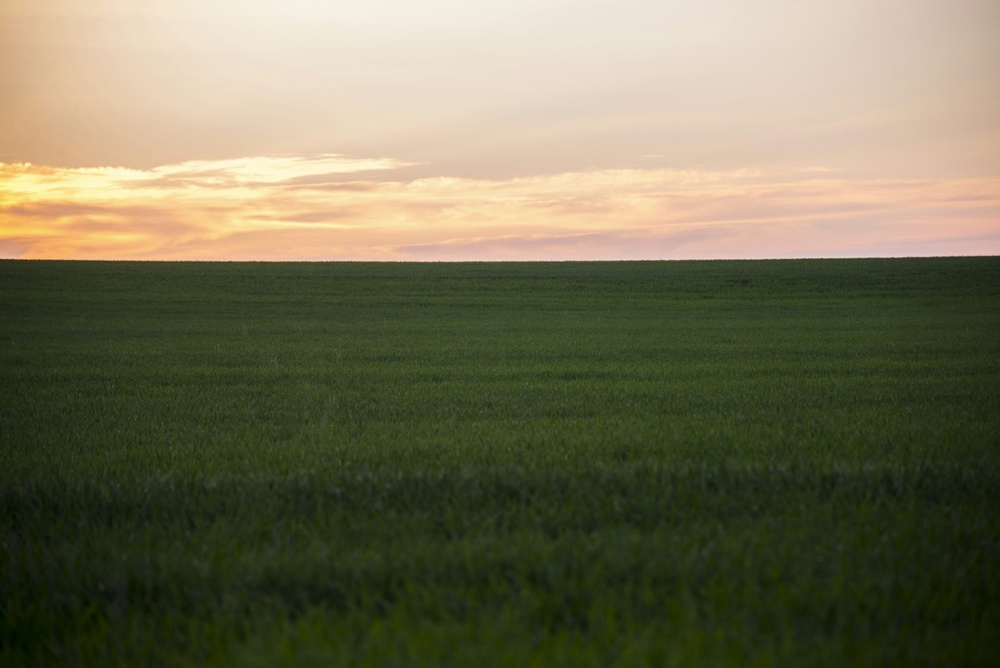
#> input picture Aula 13/imagem_bordas.jpg, 1000 x 668 px, shrunk from 3000 x 2003 before the run, given in place of the camera
$ jupyter execute arquivo8.ipynb
#> lines starting #> are read from the running program, lines starting #| are printed output that depends on the picture; after the words box and inside, x2 and y2 are one past the last pixel; in counts of white or black regions, pixels touching at a corner belong together
#> further down, frame is the input picture: shape (668, 1000, 3); mean B, G, R 85.6, 112.4, 115.3
[cell 1]
import cv2
import numpy as np

def detectar_e_desenhar_cantos_harris(frame_bgr, limiar_harris_percentual=0.01):
    """
    Aplica o Harris Corner Detector em um frame e desenha os cantos detectados.

    Parâmetros:
    - frame_bgr (numpy.ndarray): O frame de vídeo no formato BGR.
    - limiar_harris_percentual (float): A proporção do valor máximo da matriz Harris
      que define o limiar para um ponto ser considerado um "canto". (e.g., 0.01 = 1%)

    Retorna:
    - int: O número de cantos detectados que passaram do limiar.
    - numpy.ndarray: O frame com os cantos marcados.
    """
#> called with limiar_harris_percentual = 0.01

    # 1. Converter para escala de cinza
    imagem_cinza = cv2.cvtColor(frame_bgr, cv2.COLOR_BGR2GRAY)
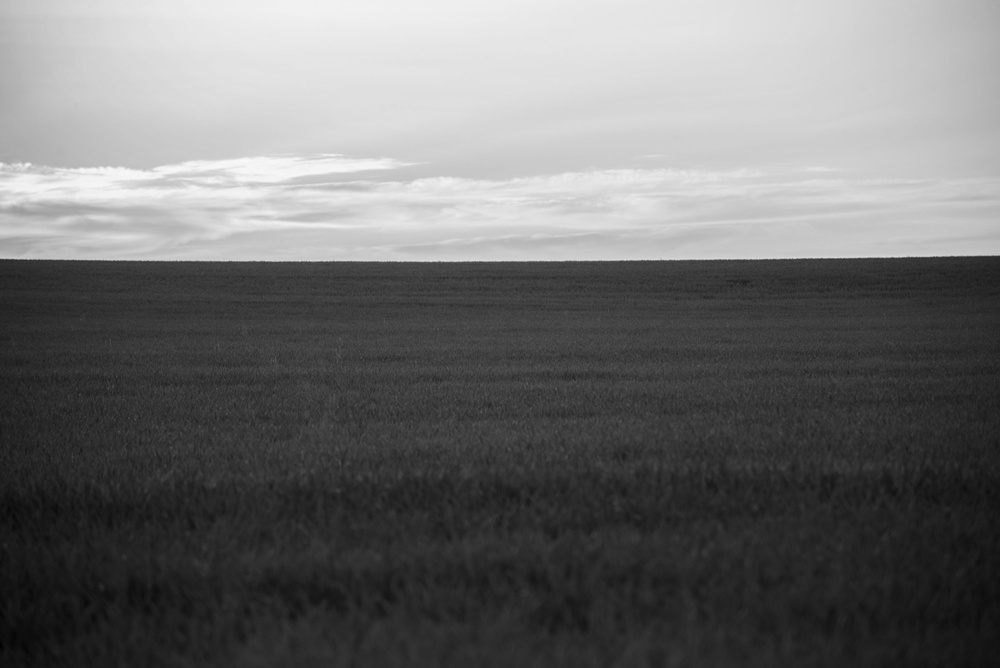
#> imagem_cinza: shape (668, 1000); min 2, max 248, mean 110.2

    # 2. Converter para float32 (necessário para cv2.cornerHarris)
    imagem_cinza_float = np.float32(imagem_cinza)

    # 3. Aplicar Harris Corner Detector
    # cv2.cornerHarris(src, blockSize, ksize, k)
    # blockSize: Vizinhança para consideração do detector (geralmente 2)
    # ksize: Tamanho do kernel Sobel (geralmente 3)
    # k: Parâmetro Harris (geralmente 0.04)
    matriz_harris = cv2.cornerHarris(imagem_cinza_float, 2, 3, 0.04)
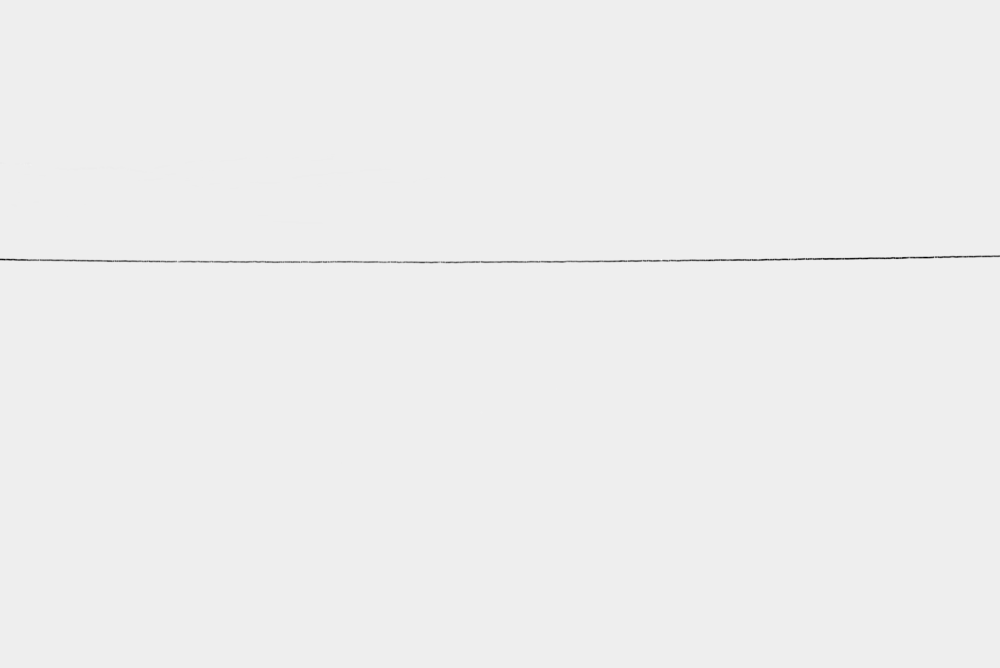
#> matriz_harris: shape (668, 1000) float32; min -12169969, max 857407, mean -17533.6; drawn with min black and max white

    # 4. Dilatar a matriz de resposta (Opcional: Aumenta a visibilidade dos cantos)
    matriz_harris_dilatada = cv2.dilate(matriz_harris, None)
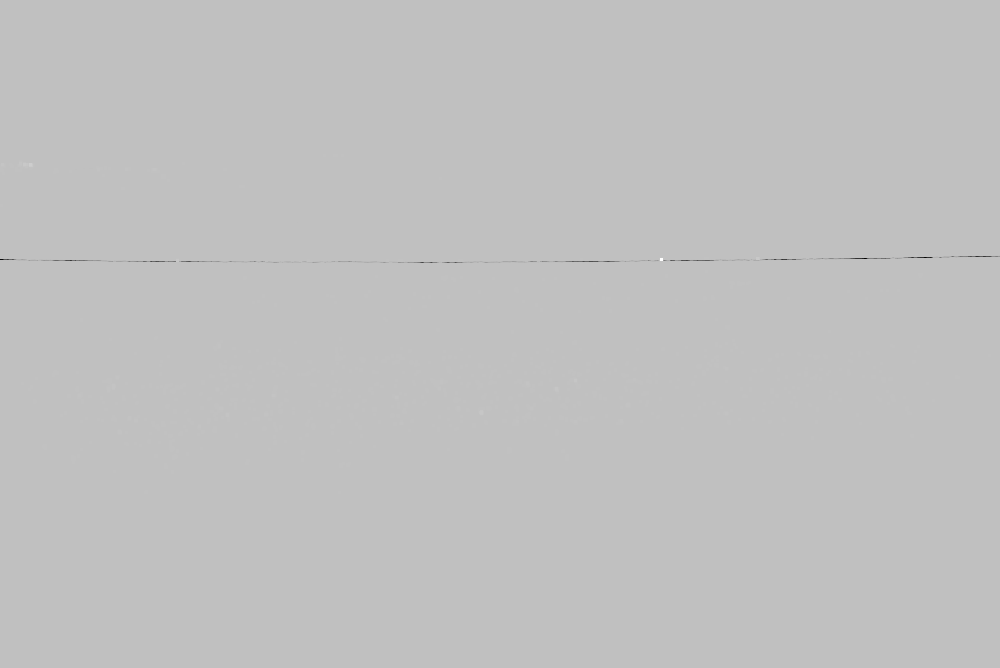
#> matriz_harris_dilatada: shape (668, 1000) float32; min -2658343, max 857407, mean -814; drawn with min black and max white

    # 5. Definir o limiar para detectar cantos fortes
    # O limiar é uma porcentagem (limiar_harris_percentual) do valor máximo da matriz Harris.
    limiar = limiar_harris_percentual * matriz_harris_dilatada.max()
#> limiar = 8574.1

    # 6. Identificar os pixels que são "cantos fortes"
    # numpy.where retorna as coordenadas (y, x) onde a condição é verdadeira.
    coordenadas_cantos = np.where(matriz_harris_dilatada > limiar)
#> coordenadas_cantos = 1589 positions, rows 154 to 468, columns 0 to 893

    # 7. Desenhar os cantos no frame original
    imagem_resultado = frame_bgr.copy()

    # As coordenadas_cantos são (array_y, array_x). Usamos zip para emparelhá-las.
    for y, x in zip(*coordenadas_cantos):
        # Desenha um círculo no local do canto.
        cv2.circle(imagem_resultado, (x, y), 3, (0, 0, 255), -1) # Círculo vermelho sólido
#> this loop made 1589 passes
#> (y, x) on passes 1 to 3: (154, 334), (154, 335), (154, 336)
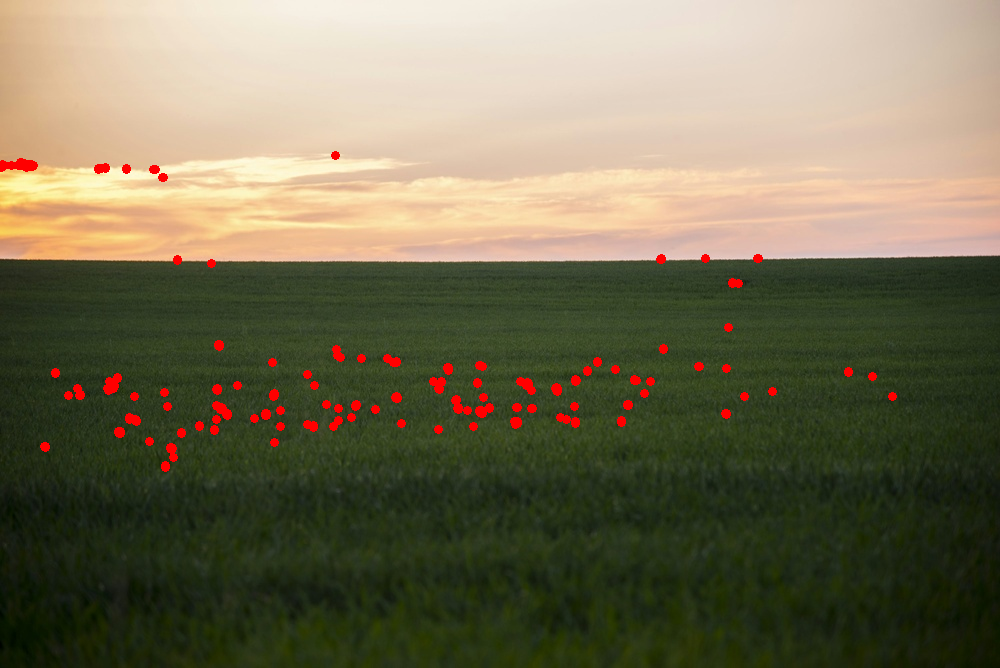
#> imagem_resultado: shape (668, 1000, 3); 1.21% of pixels changed, all inside (x1, y1, x2, y2) = (0, 151, 897, 472)

    # O número total de cantos detectados é o tamanho do array de coordenadas Y (ou X)
    num_cantos = len(coordenadas_cantos[0])
#> num_cantos = 1589

    return num_cantos, imagem_resultado

[cell 2]
## 💻 Main Loop Logic

# --- Lógica Principal (Captura e Contagem) ---
# Captura do video
cap = cv2.VideoCapture(0)

# Criar uma janela para o video
cv2.namedWindow('Harris Corner Detector')

# Variável de estado para a contagem total/acumulada
contador_total = 0
# Contador do frame anterior, usado para verificar se novos cantos surgiram.
contagem_anterior = 0

while True:

    # Capturar frame a frame
    ret, frame = cap.read()
    if not ret:
        break

    # 1. Detectar e contar os cantos no frame ATUAL
    # O parâmetro '0.01' (1%) é o limiar de sensibilidade do detector Harris.
    contagem_atual, resultado_frame = detectar_e_desenhar_cantos_harris(
        frame,
        limiar_harris_percentual=0.01
    )
#> contagem_atual = 1589

    # 2. Aplicar a lógica de contagem acumulada (adaptada)
    # Nota: A contagem de cantos (features) é inerentemente mais ruidosa que a contagem de objetos (contornos).
    # Se você tiver 4 cantos por objeto, a contagem aumentará em 4x.

    # Para simplificar, vamos contar apenas o número de "cantos fortes" detectados no frame.
    # Se a contagem aumentar significativamente, assumimos que um novo objeto com cantos entrou na vista.

    # A lógica original do seu código:
    if contagem_atual > contagem_anterior:
        # Se o número de features AUMENTOU, adicionamos a diferença.
        cantos_novos = contagem_atual - contagem_anterior
#> cantos_novos = 1589
        contador_total += cantos_novos
#> contador_total = 1589

    # Se a contagem diminuir muito drasticamente, podemos considerar que o objeto saiu,
    # mas a remoção de features é mais instável que a remoção de contornos.

    if contador_total < 0:
        contador_total = 0

    # 3. Atualizar a contagem anterior para o próximo loop
    contagem_anterior = contagem_atual
#> contagem_anterior = 1589

    # 4. Mostrar o resultado
    cv2.putText(resultado_frame, f"TOTAL ACUMULADO de Cantos (Features): {contador_total}",
                (10, 30), cv2.FONT_HERSHEY_SIMPLEX, 0.7, (255, 255, 0), 2) # Amarelo
    cv2.putText(resultado_frame, f"Cantos no Frame: {contagem_atual}",
                (10, 70), cv2.FONT_HERSHEY_SIMPLEX, 0.6, (0, 255, 255), 2) # Ciano
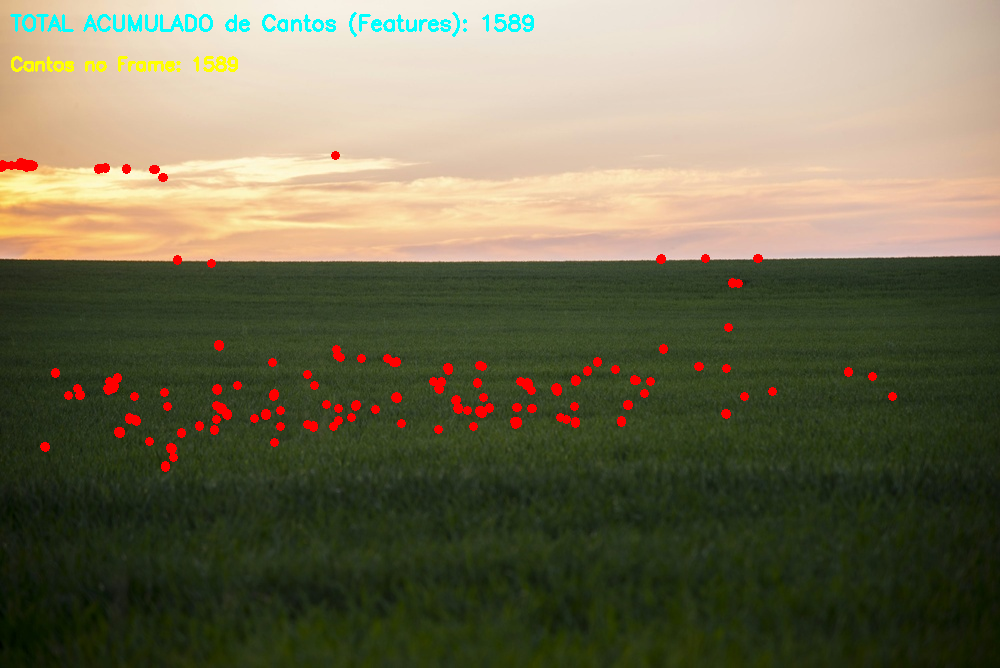
#> resultado_frame: shape (668, 1000, 3); mean B, G, R 84.9, 111.7, 116.3

    # Apresentar o frame resultante
    cv2.imshow('Harris Corner Detector', resultado_frame)

    # Comando de saída
    if cv2.waitKey(1) & 0xFF == ord('s'):
#> (key Esc is pressed here)
        break

# Quando finalizar, destruir os elementos
cap.release()
cv2.destroyAllWindows()
